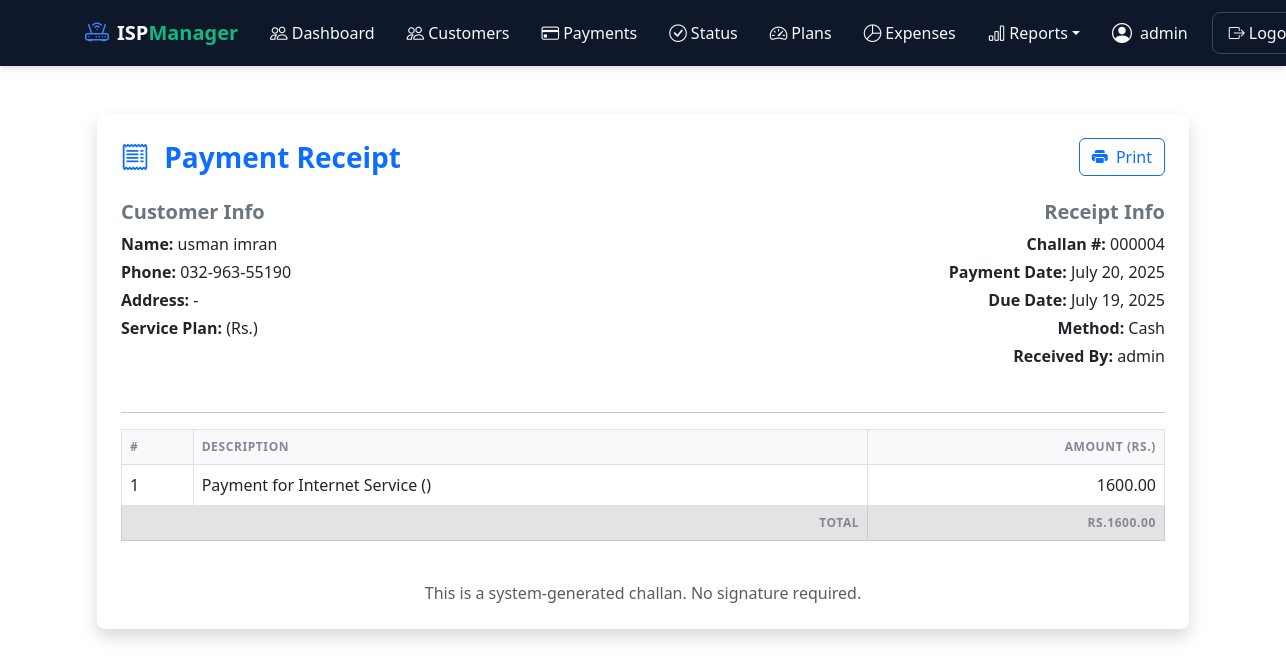
Page /payments/4/challan/ (signed in) on the committed database.
### customers/models.py (models this page shows, shortened)
class Payment(models.Model):
    METHOD_CHOICES = [
        ('cash', 'Cash'),
        ('bank', 'Bank Transfer'),
        ('card', 'Credit Card'),
        ('mobile', 'Mobile Payment'),
    ]
    customer = models.ForeignKey(Customer, on_delete=models.CASCADE, related_name='payments')
    amount = models.DecimalField(max_digits=10, decimal_places=2)
    payment_date = models.DateField()
    month_for = models.DateField(default=date.today)  # month being paid for
    method = models.CharField(max_length=10, choices=METHOD_CHOICES)
    received_by = models.ForeignKey(User, on_delete=models.PROTECT)
    class Meta:
        unique_together = ('customer', 'month_for')
    PAYMENT_METHODS = [
        ('cash', 'Cash'),
        ('bank', 'Bank Transfer'),
        ('card', 'Credit Card'),
        ('mobile', 'Mobile Payment'),
    ]
    customer = models.ForeignKey(Customer, on_delete=models.CASCADE, related_name='payments')
    amount = models.DecimalField(max_digits=10, decimal_places=2, validators=[MinValueValidator(0)])
    payment_date = models.DateField()
    method = models.CharField(max_length=10, choices=PAYMENT_METHODS)
    received_by = models.ForeignKey(User, on_delete=models.PROTECT)
    notes = models.TextField(blank=True, null=True)
    invoice_number = models.CharField(max_length=20, unique=True)

class Customer(models.Model):
    STATUS_CHOICES = [
        ('active', 'Active'),
        ('inactive', 'Inactive'),
        ('suspended', 'Suspended'),
    ]
    username = models.CharField(
        max_length=50,
        unique=True,
        help_text="Unique username for customer login"
    )
    first_name = models.CharField(max_length=100)
    last_name = models.CharField(max_length=100)
    join_date = models.DateField(default=timezone.now)
    phone = models.CharField(max_length=20)
    service_plan = models.ForeignKey(
        'ServicePlan',
        on_delete=models.SET_NULL,
        null=True,
        blank=True
    )
    service_installation_date = models.DateField(null=True, blank=True)
    status = models.CharField(
        max_length=10,
        choices=STATUS_CHOICES,
        default='active'
    )
    id_card_front = models.ImageField(
        upload_to=customer_id_upload_path,
        validators=[FileExtensionValidator(['jpg', 'jpeg', 'png'])],
        verbose_name="ID Card Front",
        blank=True,
        null=True
    )
    id_card_back = models.ImageField(
        upload_to=customer_id_upload_path,
        validators=[FileExtensionValidator(['jpg', 'jpeg', 'png'])],
        verbose_name="ID Card Back",
        blank=True,
        null=True
    )
    created_at = models.DateTimeField(auto_now_add=True)
    updated_at = models.DateTimeField(auto_now=True)
    class Meta:
        ordering = ['-join_date']
        verbose_name = "Customer"
        verbose_name_plural = "Customers"

### customers/views.py (the view)
# urls.py: path('payments/<int:pk>/challan/', payment_challan_view, name='payment_challan'),
@login_required
def payment_challan_view(request, pk):
    payment = get_object_or_404(Payment, pk=pk)
    install_day = payment.customer.service_installation_date.day
    due_date = payment.month_for.replace(day=install_day)
    return render(request, 'customers/challan.html', {
        'payment': payment,
        'due_date': due_date,
    })

### templates/customers/challan.html (shortened to what this page needs)
{% extends "base.html" %}
{% block content %}
<div class="container mt-5" id="challan-content">
    <div class="card shadow border-0 p-4">
        <div class="d-flex justify-content-between align-items-center mb-4">
            <h3 class="fw-bold text-primary mb-0">
                <i class="bi bi-receipt me-2"></i> Payment Receipt
            </h3>
            <button class="btn btn-outline-primary" onclick="window.print()">
                <i class="bi bi-printer-fill me-1"></i> Print
            </button>
        </div>
        <div class="row mb-4">
            <div class="col-md-6">
                <h5 class="fw-bold text-secondary">Customer Info</h5>
                <p class="mb-1"><strong>Name:</strong> {{ payment.customer.first_name }} {{ payment.customer.last_name }}</p>
                <p class="mb-1"><strong>Phone:</strong> {{ payment.customer.phone|default:"-" }}</p>
                <p class="mb-1"><strong>Address:</strong> {{ payment.customer.address|linebreaksbr|default:"-" }}</p>
                <p class="mb-1"><strong>Service Plan:</strong> {{ payment.customer.service_plan.name }} (Rs.{{ payment.customer.service_plan.price }})</p>
            </div>
            <div class="col-md-6 text-md-end">
                <h5 class="fw-bold text-secondary">Receipt Info</h5>
                <p class="mb-1"><strong>Challan #:</strong> {{ payment.pk|stringformat:"06d" }}</p>
                <p class="mb-1"><strong>Payment Date:</strong> {{ payment.payment_date|date:"F j, Y" }}</p>
                <p class="mb-1"><strong>Due Date:</strong> {{ due_date|date:"F j, Y" }}</p>
                <p class="mb-1"><strong>Method:</strong> {{ payment.get_method_display }}</p>
                <p class="mb-1"><strong>Received By:</strong> {{ payment.received_by.get_full_name|default:payment.received_by.username }}</p>
            </div>
        </div>
        <hr>
        <div class="row">
            <div class="col-md-12">
                <table class="table table-bordered">
                    <thead class="table-light">
                        <tr>
                            <th>#</th>
                            <th>Description</th>
                            <th class="text-end">Amount (Rs.)</th>
                        </tr>
                    </thead>
                    <tbody>
                        <tr>
                            <td>1</td>
                            <td>Payment for Internet Service ({{ payment.customer.service_plan.name }})</td>
                            <td class="text-end">{{ payment.amount }}</td>
                        </tr>
                    </tbody>
                    <tfoot>
                        <tr class="table-secondary">
                            <th colspan="2" class="text-end">Total</th>
                            <th class="text-end">Rs.{{ payment.amount }}</th>
                        </tr>
                    </tfoot>
                </table>
            </div>
        </div>
        <p class="text-muted mt-4 mb-0 text-center">
            This is a system-generated challan. No signature required.
        </p>
    </div>
</div>
{% endblock %}

### templates/base.html (shortened to what this page needs)
<!DOCTYPE html>
<html lang="en">
<head>
    <link href="https://cdn.jsdelivr.net/npm/bootstrap@5.3.0/dist/css/bootstrap.min.css" rel="stylesheet">
    <link rel="stylesheet" href="https://cdn.jsdelivr.net/npm/bootstrap-icons@1.11.1/font/bootstrap-icons.css">
    <link rel="stylesheet" href="https://cdnjs.cloudflare.com/ajax/libs/animate.css/4.1.1/animate.min.css" />
</head>
<body>
<nav class="navbar navbar-expand-lg navbar-dark fixed-top">
    <div class="container">
        <a class="navbar-brand" href="{% url 'dashboard' %}">
            <div class="logo-container">
                <i class="bi bi-router me-2"></i>
                <span class="brand-text">ISP<span class="brand-highlight">Manager</span></span>
            </div>
        </a>
        <div class="collapse navbar-collapse" id="navbarMain">
            <ul class="navbar-nav me-auto">
                <li class="nav-item">
                    <a class="nav-link" href="{% url 'dashboard' %}">
                        <i class="bi bi-people me-1"></i>
                        <span>Dashboard</span>
                    </a>
                </li>
                <li class="nav-item">
                    <a class="nav-link" href="{% url 'customer_list' %}">
                        <i class="bi bi-people me-1"></i>
                        <span>Customers</span>
                    </a>
                </li>
                <li class="nav-item">
                    <a class="nav-link" href="{% url 'payment_list' %}">
                        <i class="bi bi-credit-card me-1"></i>
                        <span>Payments</span>
                    </a>
                </li>
                <li class="nav-item">
                    <a class="nav-link" href="{% url 'payment_status' %}">
                        <i class="bi bi-check-circle me-1"></i>
                        <span>Status</span>
                    </a>
                </li>
                <li class="nav-item">
                    <a class="nav-link" href="{% url 'service_plan_list' %}">
                        <i class="bi bi-speedometer2 me-1"></i>
                        <span>Plans</span>
                    </a>
                </li>
                <li class="nav-item">
                    <a class="nav-link" href="{% url 'expense_dashboard' %}">
                        <i class="bi bi-pie-chart me-1"></i>
                        <span>Expenses</span>
                    </a>
                </li>
                <li class="nav-item dropdown">
                    <a class="nav-link dropdown-toggle" href="#" id="reportsDropdown" data-bs-toggle="dropdown">
                        <i class="bi bi-bar-chart me-1"></i>
                        <span>Reports</span>
                    </a>
                </li>
            </ul>
            <div class="user-section">
                <div class="user-greeting">
                    <i class="bi bi-person-circle me-2"></i>
                    <span>{{ request.user.username }}</span>
                </div>
                {% if user.is_authenticated %}
                <form method="post" action="{% url 'logout' %}">
                    <button type="submit" class="logout-btn">
                        <i class="bi bi-box-arrow-right me-1"></i>
                        <span>Logout</span>
                    </button>
                </form>
                {% endif %}
            </div>
        </div>
    </div>
</nav>
    <div class="container mt-4">
        {% block content %}{% endblock %}
    </div>
</body>
</html>

### templates/base.html (style rules this page uses)
:root { --primary: #4e73df; --secondary: #858796; --success: #1cc88a; --info: #36b9cc; --warning: #f6c23e; --danger: #e74a3b; --light: #f8f9fc; --dark: #5a5c69; }
.card { border-radius: 0.5rem; overflow: hidden; transition: all 0.3s ease; }
.table th { font-weight: 600; text-transform: uppercase; font-size: 0.75rem; letter-spacing: 0.05em; color: var(--secondary); }
.card { transition: box-shadow 0.3s ease; }
.card { border-radius: 0.5rem; overflow: hidden; }
:root { --primary-color: #2563eb; --primary-dark: #1e40af; --primary-light: #3b82f6; --accent-color: #10b981; --text-light: #f8fafc; --text-dark: #1e293b; --bg-dark: #0f172a; --bg-light: #ffffff; --transition: all 0.25s cubic-bezier(0.4, 0, 0.2, 1); }
.navbar { position: sticky; top: 0; z-index: 1030; }
nav { background-color: var(--bg-dark); box-shadow: 0 4px 6px -1px rgba(0, 0, 0, 0.1), 0 2px 4px -1px rgba(0, 0, 0, 0.06); padding: 0.75rem 1rem; transition: var(--transition); }
.logo-container { display: flex; align-items: center; transition: var(--transition); }
.logo-container i { font-size: 1.5rem; color: var(--primary-light); transition: var(--transition); }
.brand-text { font-weight: 600; font-size: 1.25rem; color: var(--text-light); }
.brand-highlight { color: var(--accent-color); }
.nav-item { position: relative; margin: 0 0.5rem; }
.nav-link { display: flex; align-items: center; color: var(--text-light); padding: 0.75rem 1rem; font-weight: 500; transition: var(--transition); }
.nav-link i { font-size: 1.1rem; margin-right: 0.5rem; transition: var(--transition); }
.user-section { display: flex; align-items: center; margin-left: 1rem; }
.user-greeting { display: flex; align-items: center; color: var(--text-light); margin-right: 1.5rem; font-weight: 500; transition: var(--transition); }
.user-greeting i { font-size: 1.25rem; }
.logout-btn { background-color: transparent; border: 1px solid rgba(255, 255, 255, 0.2); color: var(--text-light); padding: 0.5rem 1rem; border-radius: 0.5rem; display: flex; align-items: center; font-weight: 500; transition: var(--transition); }

### rows in the picture
Payment: customer.first_name "usman", customer.last_name "imran", customer.phone "032-963-55190", customer.address "-", pk "000004", payment_date "July 20, 2025", method "Cash", received_by.get_full_name "admin", amount "1600.00"

### other values in the picture
{{ request.user.username }} "admin"
{{ due_date|date:"F j, Y" }} "July 19, 2025"
